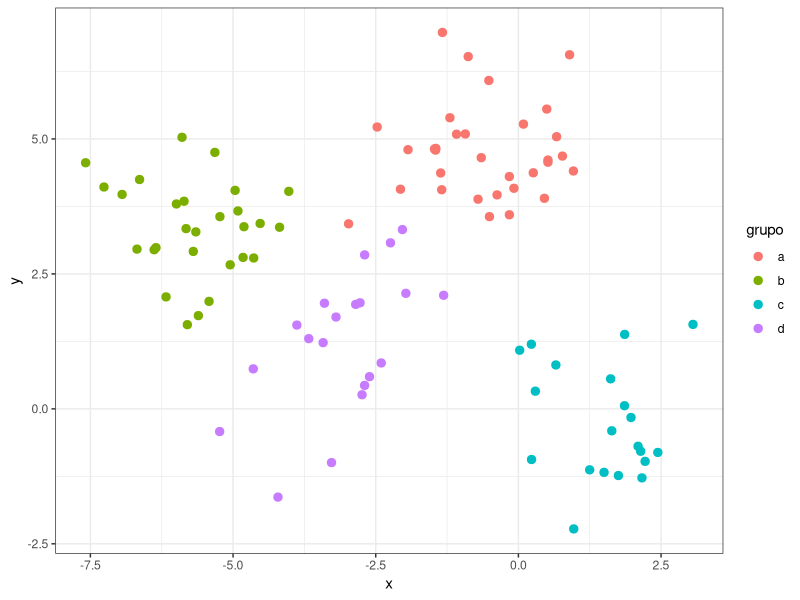
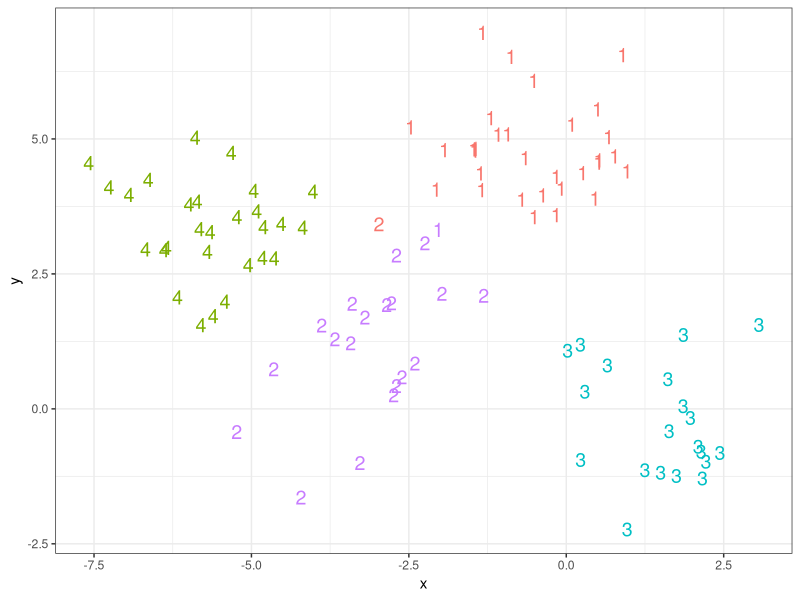

Generate these figures, in order, with R:
library(tidyverse)
library(ggpubr)
set.seed(101)
# Se simulan datos aleatorios con dos dimensiones
datos <- matrix(rnorm(n = 100*2), nrow = 100, ncol = 2,
                dimnames = list(NULL,c("x", "y")))
datos <- as.data.frame(datos)

# Se determina la media que va a tener cada grupo en cada una de las dos
# dimensiones. En total 2*4 medias. Este valor se utiliza para separar
# cada grupo de los demás.
media_grupos <- matrix(rnorm(n = 8, mean = 0, sd = 4), nrow = 4, ncol = 2,
                       dimnames = list(NULL, c("media_x", "media_y")))
media_grupos <- as.data.frame(media_grupos)
media_grupos <- media_grupos %>% mutate(grupo = c("a","b","c","d"))

# Se genera un vector que asigne aleatoriamente cada observación a uno de
# los 4 grupos
datos <- datos %>% mutate(grupo = sample(x = c("a","b","c","d"),
                                         size = 100,
                                         replace = TRUE))

# Se incrementa el valor de cada observación con la media correspondiente al
# grupo asignado.
datos <- left_join(datos, media_grupos, by = "grupo")
datos <- datos %>% mutate(x = x + media_x,
                          y = y + media_y)

ggplot(data = datos, aes(x = x, y = y, color = grupo)) +
  geom_point(size = 2.5) +
  theme_bw()


#Aplicación del Análisis Clúster
set.seed(101)
km_clusters <- kmeans(x = datos[, c("x", "y")], centers = 4, nstart = 50)
km_clusters


# Se representa el número de cluster al que se ha asignado cada observación y
# se muestra con un código de color el grupo real al que pertenece.

datos <- datos %>% mutate(cluster = km_clusters$cluster)
datos <- datos %>% mutate(cluster = as.factor(cluster),
                          grupo   = as.factor(grupo))

ggplot(data = datos, aes(x = x, y = y, color = grupo)) +
  geom_text(aes(label = cluster), size = 5) +
  theme_bw() +
  theme(legend.position = "none")

#Matriz de Confusión
table(km_clusters$cluster, datos[, "grupo"],
      dnn = list("cluster", "grupo real"))
